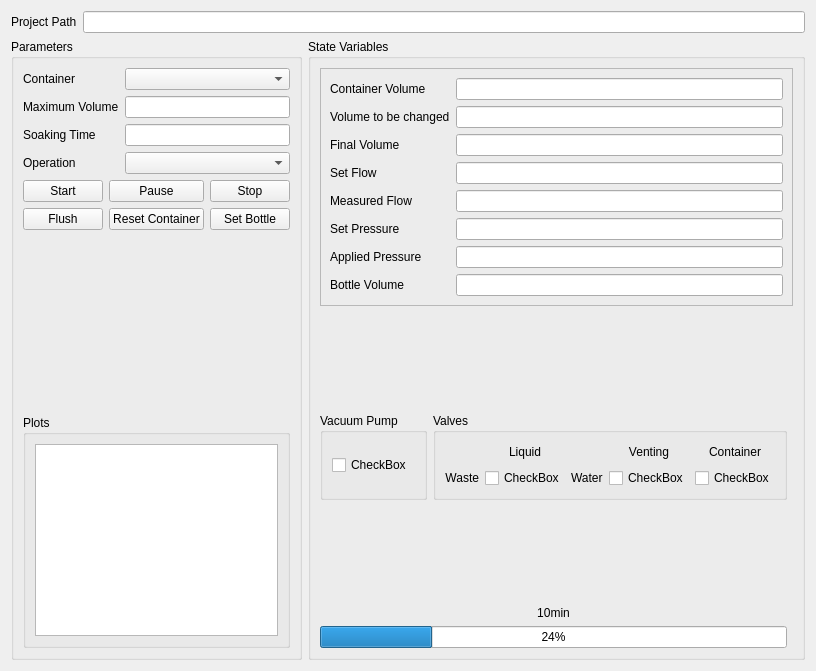
<?xml version="1.0" encoding="UTF-8"?>
<ui version="4.0">
 <class>Form</class>
 <widget class="QWidget" name="Form">
  <property name="geometry">
   <rect>
    <x>0</x>
    <y>0</y>
    <width>811</width>
    <height>671</height>
   </rect>
  </property>
  <property name="windowTitle">
   <string>Form</string>
  </property>
  <layout class="QVBoxLayout" name="verticalLayout_4">
   <item>
    <layout class="QFormLayout" name="formLayout_2">
     <item row="0" column="0">
      <widget class="QLabel" name="label_4">
       <property name="text">
        <string>Project Path</string>
       </property>
       <property name="buddy">
        <cstring>projectPathLineEdit</cstring>
       </property>
      </widget>
     </item>
     <item row="0" column="1">
      <widget class="QLineEdit" name="projectPathLineEdit">
       <property name="readOnly">
        <bool>true</bool>
       </property>
      </widget>
     </item>
    </layout>
   </item>
   <item>
    <layout class="QHBoxLayout" name="horizontalLayout_2">
     <item>
      <widget class="QGroupBox" name="groupBox">
       <property name="title">
        <string>Parameters</string>
       </property>
       <layout class="QVBoxLayout" name="verticalLayout_3">
        <item>
         <layout class="QFormLayout" name="formLayout">
          <item row="1" column="0">
           <widget class="QLabel" name="label">
            <property name="text">
             <string>Maximum Volume</string>
            </property>
            <property name="buddy">
             <cstring>maxVolLineEdit</cstring>
            </property>
           </widget>
          </item>
          <item row="1" column="1">
           <widget class="QLineEdit" name="maxVolLineEdit">
            <property name="readOnly">
             <bool>true</bool>
            </property>
           </widget>
          </item>
          <item row="2" column="0">
           <widget class="QLabel" name="label_2">
            <property name="text">
             <string>Soaking Time</string>
            </property>
            <property name="buddy">
             <cstring>soakTimeLineEdit</cstring>
            </property>
           </widget>
          </item>
          <item row="2" column="1">
           <widget class="QLineEdit" name="soakTimeLineEdit">
            <property name="readOnly">
             <bool>false</bool>
            </property>
           </widget>
          </item>
          <item row="3" column="0">
           <widget class="QLabel" name="label_3">
            <property name="text">
             <string>Operation</string>
            </property>
           </widget>
          </item>
          <item row="0" column="1">
           <widget class="QComboBox" name="containerComboBox"/>
          </item>
          <item row="0" column="0">
           <widget class="QLabel" name="label_8">
            <property name="text">
             <string>Container</string>
            </property>
           </widget>
          </item>
          <item row="3" column="1">
           <widget class="QComboBox" name="operationComboBox"/>
          </item>
         </layout>
        </item>
        <item>
         <layout class="QGridLayout" name="gridLayout_3">
          <item row="0" column="0">
           <widget class="QPushButton" name="startPushButton">
            <property name="text">
             <string>Start</string>
            </property>
           </widget>
          </item>
          <item row="0" column="1">
           <widget class="QPushButton" name="pausePushButton">
            <property name="text">
             <string>Pause</string>
            </property>
           </widget>
          </item>
          <item row="0" column="2">
           <widget class="QPushButton" name="stopPushButton">
            <property name="text">
             <string>Stop</string>
            </property>
           </widget>
          </item>
          <item row="1" column="0">
           <widget class="QPushButton" name="flushPushButton">
            <property name="text">
             <string>Flush</string>
            </property>
           </widget>
          </item>
          <item row="1" column="1">
           <widget class="QPushButton" name="resetContPushButton">
            <property name="text">
             <string>Reset Container</string>
            </property>
           </widget>
          </item>
          <item row="1" column="2">
           <widget class="QPushButton" name="setBottlePushButton">
            <property name="text">
             <string>Set Bottle</string>
            </property>
           </widget>
          </item>
         </layout>
        </item>
        <item>
         <spacer name="verticalSpacer">
          <property name="orientation">
           <enum>Qt::Vertical</enum>
          </property>
          <property name="sizeHint" stdset="0">
           <size>
            <width>20</width>
            <height>40</height>
           </size>
          </property>
         </spacer>
        </item>
        <item>
         <widget class="QGroupBox" name="groupBox_4">
          <property name="title">
           <string>Plots</string>
          </property>
          <layout class="QVBoxLayout" name="verticalLayout_2">
           <item>
            <widget class="QGraphicsView" name="graphicsView"/>
           </item>
          </layout>
         </widget>
        </item>
       </layout>
      </widget>
     </item>
     <item>
      <widget class="QGroupBox" name="groupBox_2">
       <property name="title">
        <string>State Variables</string>
       </property>
       <layout class="QGridLayout" name="gridLayout_2">
        <item row="1" column="1">
         <spacer name="verticalSpacer_4">
          <property name="orientation">
           <enum>Qt::Vertical</enum>
          </property>
          <property name="sizeHint" stdset="0">
           <size>
            <width>20</width>
            <height>40</height>
           </size>
          </property>
         </spacer>
        </item>
        <item row="5" column="1">
         <spacer name="verticalSpacer_2">
          <property name="orientation">
           <enum>Qt::Vertical</enum>
          </property>
          <property name="sizeHint" stdset="0">
           <size>
            <width>48</width>
            <height>1</height>
           </size>
          </property>
         </spacer>
        </item>
        <item row="3" column="1">
         <widget class="QGroupBox" name="groupBox_3">
          <property name="title">
           <string>Valves</string>
          </property>
          <layout class="QGridLayout" name="gridLayout">
           <item row="0" column="2">
            <spacer name="horizontalSpacer_6">
             <property name="orientation">
              <enum>Qt::Horizontal</enum>
             </property>
             <property name="sizeHint" stdset="0">
              <size>
               <width>40</width>
               <height>20</height>
              </size>
             </property>
            </spacer>
           </item>
           <item row="1" column="1">
            <widget class="ToggleSwitch" name="liquidToggleSwitch">
             <property name="text">
              <string>CheckBox</string>
             </property>
            </widget>
           </item>
           <item row="0" column="0">
            <spacer name="horizontalSpacer_5">
             <property name="orientation">
              <enum>Qt::Horizontal</enum>
             </property>
             <property name="sizeHint" stdset="0">
              <size>
               <width>40</width>
               <height>20</height>
              </size>
             </property>
            </spacer>
           </item>
           <item row="0" column="6">
            <spacer name="horizontalSpacer_2">
             <property name="orientation">
              <enum>Qt::Horizontal</enum>
             </property>
             <property name="sizeHint" stdset="0">
              <size>
               <width>42</width>
               <height>20</height>
              </size>
             </property>
            </spacer>
           </item>
           <item row="0" column="7">
            <widget class="QLabel" name="label_16">
             <property name="text">
              <string>Container</string>
             </property>
             <property name="alignment">
              <set>Qt::AlignCenter</set>
             </property>
            </widget>
           </item>
           <item row="1" column="5">
            <widget class="ToggleSwitch" name="ventingToggleSwitch">
             <property name="text">
              <string>CheckBox</string>
             </property>
            </widget>
           </item>
           <item row="0" column="5">
            <widget class="QLabel" name="label_15">
             <property name="text">
              <string>Venting</string>
             </property>
             <property name="alignment">
              <set>Qt::AlignCenter</set>
             </property>
            </widget>
           </item>
           <item row="0" column="1">
            <widget class="QLabel" name="label_9">
             <property name="text">
              <string>Liquid</string>
             </property>
             <property name="alignment">
              <set>Qt::AlignCenter</set>
             </property>
            </widget>
           </item>
           <item row="1" column="2">
            <widget class="QLabel" name="label_14">
             <property name="text">
              <string>Water</string>
             </property>
            </widget>
           </item>
           <item row="1" column="7">
            <widget class="ToggleSwitch" name="containerToggleSwitch">
             <property name="text">
              <string>CheckBox</string>
             </property>
            </widget>
           </item>
           <item row="1" column="0">
            <widget class="QLabel" name="label_10">
             <property name="text">
              <string>Waste</string>
             </property>
             <property name="alignment">
              <set>Qt::AlignRight|Qt::AlignTrailing|Qt::AlignVCenter</set>
             </property>
            </widget>
           </item>
           <item row="0" column="4">
            <spacer name="horizontalSpacer">
             <property name="orientation">
              <enum>Qt::Horizontal</enum>
             </property>
             <property name="sizeHint" stdset="0">
              <size>
               <width>40</width>
               <height>20</height>
              </size>
             </property>
            </spacer>
           </item>
          </layout>
         </widget>
        </item>
        <item row="3" column="0">
         <widget class="QGroupBox" name="groupBox_5">
          <property name="title">
           <string>Vacuum Pump</string>
          </property>
          <layout class="QVBoxLayout" name="verticalLayout">
           <item>
            <widget class="ToggleSwitch" name="pumpToggleSwitch">
             <property name="text">
              <string>CheckBox</string>
             </property>
            </widget>
           </item>
          </layout>
         </widget>
        </item>
        <item row="0" column="0" colspan="3">
         <widget class="QFrame" name="frame_2">
          <property name="frameShape">
           <enum>QFrame::StyledPanel</enum>
          </property>
          <property name="frameShadow">
           <enum>QFrame::Raised</enum>
          </property>
          <layout class="QFormLayout" name="formLayout_3">
           <item row="6" column="1">
            <widget class="QLineEdit" name="appliedPressLineEdit">
             <property name="readOnly">
              <bool>true</bool>
             </property>
            </widget>
           </item>
           <item row="2" column="1">
            <widget class="QLineEdit" name="finalVolLineEdit">
             <property name="readOnly">
              <bool>true</bool>
             </property>
            </widget>
           </item>
           <item row="1" column="0">
            <widget class="QLabel" name="label_5">
             <property name="text">
              <string>Volume to be changed</string>
             </property>
             <property name="buddy">
              <cstring>maxVolLineEdit</cstring>
             </property>
            </widget>
           </item>
           <item row="7" column="1">
            <widget class="QLineEdit" name="bottleVolLineEdit">
             <property name="readOnly">
              <bool>true</bool>
             </property>
            </widget>
           </item>
           <item row="2" column="0">
            <widget class="QLabel" name="label_6">
             <property name="text">
              <string>Final Volume </string>
             </property>
             <property name="buddy">
              <cstring>soakTimeLineEdit</cstring>
             </property>
            </widget>
           </item>
           <item row="4" column="1">
            <widget class="QLineEdit" name="measFlowLineEdit">
             <property name="readOnly">
              <bool>true</bool>
             </property>
            </widget>
           </item>
           <item row="5" column="0">
            <widget class="QLabel" name="label_12">
             <property name="text">
              <string>Set Pressure</string>
             </property>
            </widget>
           </item>
           <item row="1" column="1">
            <widget class="QLineEdit" name="tbcVolLineEdit">
             <property name="readOnly">
              <bool>true</bool>
             </property>
            </widget>
           </item>
           <item row="7" column="0">
            <widget class="QLabel" name="label_18">
             <property name="text">
              <string>Bottle Volume</string>
             </property>
             <property name="buddy">
              <cstring>maxVolLineEdit</cstring>
             </property>
            </widget>
           </item>
           <item row="4" column="0">
            <widget class="QLabel" name="label_13">
             <property name="text">
              <string>Measured Flow</string>
             </property>
             <property name="buddy">
              <cstring>soakTimeLineEdit</cstring>
             </property>
            </widget>
           </item>
           <item row="3" column="1">
            <widget class="QLineEdit" name="setFlowLineEdit">
             <property name="readOnly">
              <bool>true</bool>
             </property>
            </widget>
           </item>
           <item row="0" column="0">
            <widget class="QLabel" name="label_17">
             <property name="text">
              <string>Container Volume</string>
             </property>
             <property name="buddy">
              <cstring>maxVolLineEdit</cstring>
             </property>
            </widget>
           </item>
           <item row="3" column="0">
            <widget class="QLabel" name="label_7">
             <property name="text">
              <string>Set Flow</string>
             </property>
            </widget>
           </item>
           <item row="5" column="1">
            <widget class="QLineEdit" name="setPressLineEdit">
             <property name="readOnly">
              <bool>true</bool>
             </property>
            </widget>
           </item>
           <item row="6" column="0">
            <widget class="QLabel" name="label_11">
             <property name="text">
              <string>Applied Pressure</string>
             </property>
             <property name="buddy">
              <cstring>maxVolLineEdit</cstring>
             </property>
            </widget>
           </item>
           <item row="0" column="1">
            <widget class="QLineEdit" name="containerVolLineEdit">
             <property name="readOnly">
              <bool>true</bool>
             </property>
            </widget>
           </item>
          </layout>
         </widget>
        </item>
        <item row="7" column="0" colspan="2">
         <widget class="QProgressBar" name="progressBar">
          <property name="value">
           <number>24</number>
          </property>
         </widget>
        </item>
        <item row="6" column="0" colspan="2">
         <widget class="QLabel" name="remainingTimeLabel">
          <property name="text">
           <string>10min</string>
          </property>
          <property name="alignment">
           <set>Qt::AlignCenter</set>
          </property>
         </widget>
        </item>
       </layout>
      </widget>
     </item>
    </layout>
   </item>
  </layout>
 </widget>
 <customwidgets>
  <customwidget>
   <class>ToggleSwitch</class>
   <extends>QCheckBox</extends>
   <header>toggleswitch.h</header>
  </customwidget>
 </customwidgets>
 <resources/>
 <connections/>
</ui>
